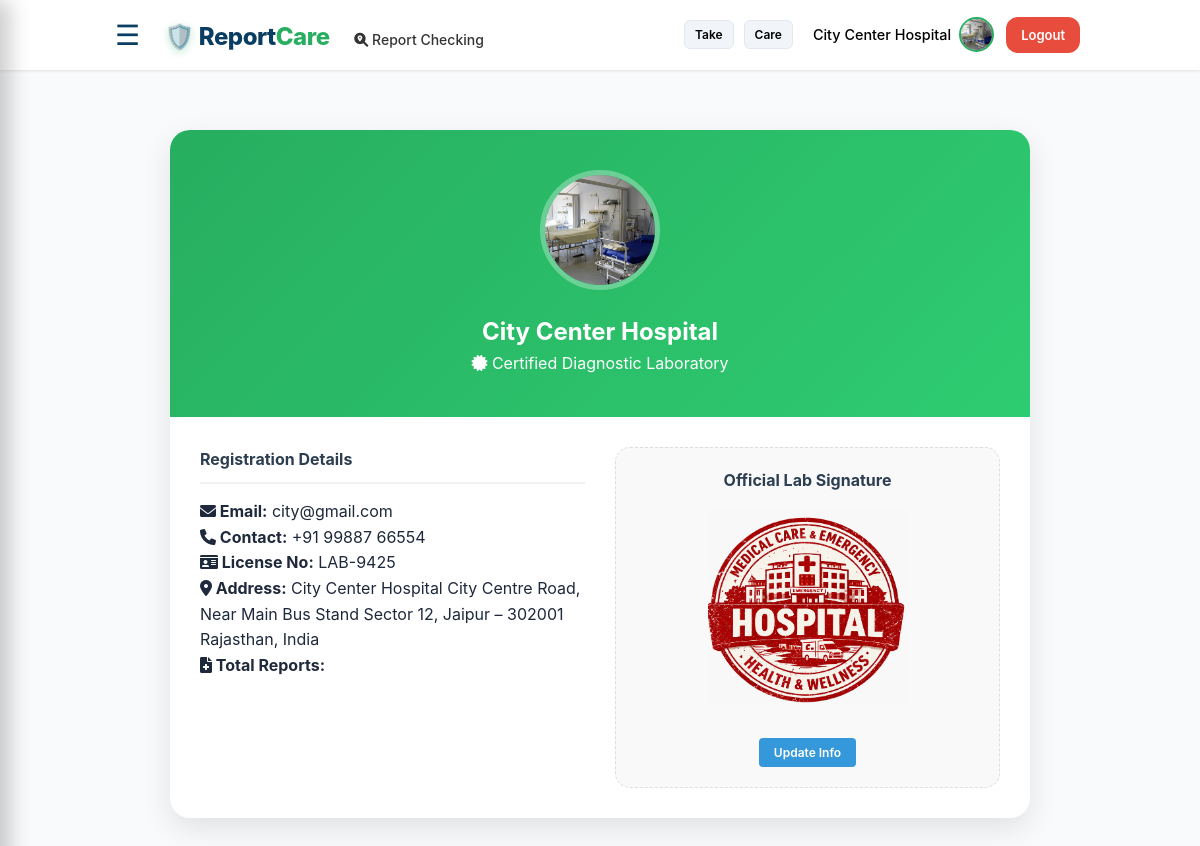
Screenshot of /lab-public-profile/1 (signed in) with the database file from the repository.
### app.py (models this page shows)
class User(db.Model):
    id = db.Column(db.Integer, primary_key=True)
    role = db.Column(db.String(20)) # 'Lab' or 'Other'
    email = db.Column(db.String(100), unique=True, nullable=False)
    password = db.Column(db.String(100), nullable=False)
    name = db.Column(db.String(100))
    phone = db.Column(db.String(20))
    address = db.Column(db.Text)
    license_no = db.Column(db.String(100)) # Special for Lab
    profile_pic = db.Column(db.String(200), default='default_user.png')
    signature_img = db.Column(db.String(200))

### app.py (the view)
@app.route('/lab-public-profile/<int:lab_id>')
def lab_public_profile(lab_id):
    lab = User.query.get_or_404(lab_id)
    return render_template('lab_details.html', lab=lab) # Wahi lab_detail.html use ho jayega

### app.py (called while the page is built)
@app.context_processor
def inject_user():
    user = User.query.get(session.get('user_id')) if 'user_id' in session else None
    return dict(current_user=user)

### templates/lab_details.html
{% extends "base.html" %}
{% block content %}
<div style="max-width: 900px; margin: 40px auto; padding: 20px;">
    <div style="background: white; border-radius: 20px; overflow: hidden; box-shadow: 0 10px 30px rgba(0,0,0,0.1);">
        <div style="background: linear-gradient(135deg, #27AE60, #2ecc71); padding: 40px; text-align: center; color: white;">
            <img src="{{ url_for('static', filename='uploads/profile_pictures/' + lab.profile_pic) }}"
                 style="width: 120px; height: 120px; border-radius: 50%; border: 5px solid rgba(255,255,255,0.3); object-fit: cover; margin-bottom: 15px;">
            <h2>{{ lab.name }}</h2>
            <p><i class="fas fa-certificate"></i> Certified Diagnostic Laboratory</p>
        </div>
        <div style="padding: 30px; display: grid; grid-template-columns: 1fr 1fr; gap: 30px;">
            <div>
                <h4 style="border-bottom: 2px solid #f1f1f1; padding-bottom: 10px; margin-bottom: 15px; color: #2c3e50;">Registration Details</h4>
                <p><strong><i class="fas fa-envelope"></i> Email:</strong> {{ lab.email }}</p>
                <p><strong><i class="fas fa-phone"></i> Contact:</strong> {{ lab.phone }}</p>
                <p><strong><i class="fas fa-id-card"></i> License No:</strong> {{ lab.license_no }}</p>
                <p><strong><i class="fas fa-map-marker-alt"></i> Address:</strong> {{ lab.address }}</p>
                <p><strong><i class="fas fa-file-medical"></i> Total Reports:</strong> {{ total_reports }}</p>
            </div>
            <div style="text-align: center; background: #f9f9f9; padding: 20px; border-radius: 15px; border: 1px dashed #ddd;">
                <h4 style="color: #2c3e50; margin-bottom: 15px;">Official Lab Signature</h4>
                {% if lab.signature_img %}
                    <img src="{{ url_for('static', filename='uploads/signatures/' + lab.signature_img) }}" style="max-width: 200px; mix-blend-mode: multiply;">
                {% else %}
                    <p style="color: #999;">No signature uploaded</p>
                {% endif %}
                <br><br>
                <a href="/profile" class="btn" style="font-size: 12px; background: #3498db; color: white; padding: 5px 15px; text-decoration: none; border-radius: 4px;">Update Info</a>
            </div>
        </div>
    </div>
</div>
{% endblock %}

### templates/base.html (shortened to what this page needs)
<!DOCTYPE html>
<html lang="en">
<head>
    <link rel="stylesheet" href="/static/css/style.css">
    <link rel="stylesheet" type="text/css" href="https://cdn.jsdelivr.net/npm/toastify-js/src/toastify.min.css">
    <link rel="stylesheet" href="https://cdnjs.cloudflare.com/ajax/libs/font-awesome/6.0.0/css/all.min.css">
</head>
<body>
<nav class="navbar">
    <div class="left">
        <span class="menu" onclick="toggleMenu()" style="margin-right: 15px; cursor:pointer;">☰</span>
        <span class="logo">
            <span class="shield">🛡️</span> Report<span style="color:#27AE60;">Care</span>
        </span>
        <a href="/verifyreport" style="margin-left: 20px; text-decoration: none; color: #333; font-size: 14px; font-weight: 500;">
        <i class="fas fa-search-location"></i> Report Checking
    </a>
    </div>
    <div class="right" style="display: flex; align-items: center; gap: 15px;">
        <div class="lang-buttons">
            <button>Take</button>
            <button>Care</button>
        </div>
        {% if current_user %}
            <div class="user-profile-nav" style="display: flex; align-items: center; gap: 12px;">
                <a href="/profile" style="display: flex; align-items: center; text-decoration: none; gap: 8px;">
                    <span style="color: black; font-size: 0.9rem; font-weight: 500;">{{ current_user.name }}</span>
                    <img src="{{ url_for('static', filename='uploads/profile_pictures/' + (current_user.profile_pic if current_user.profile_pic else 'default_user.png')) }}"
                         class="nav-profile-img" alt="Profile"
                         style="width: 35px; height: 35px; border-radius: 50%; object-fit: cover; border: 2px solid #27AE60;">
                </a>
                <a href="/logout" class="btn logout-btn" style="background-color: #e74c3c; padding: 6px 12px; font-size: 13px;">Logout</a>
            </div>
        {% else %}
            <a href="/login" class="btn">Login</a>
            <a href="/register" class="btn">Register</a>
        {% endif %}
    </div>
</nav>
{% block content %}{% endblock %}
</body>
</html>

### static/css/style.css (style rules this page uses)
:root { --primary: #0A3D62; --secondary: #27AE60; --accent: #10b981; --dark: #1e293b; --light: #f8fafc; --white: #ffffff; --shadow: 0 10px 25px -5px rgba(0, 0, 0, 0.1), 0 8px 10px -6px rgba(0, 0, 0, 0.1); --transition: all 0.3s cubic-bezier(0.4, 0, 0.2, 1); }
* { margin: 0; padding: 0; box-sizing: border-box; font-family: 'Inter', -apple-system, BlinkMacSystemFont, "Segoe UI", Roboto, sans-serif; }
body { background: var(--light); color: var(--dark); line-height: 1.6; }
.navbar { height: 70px; display: flex; align-items: center; justify-content: space-between; background: rgba(255, 255, 255, 0.95); backdrop-filter: blur(10px); padding: 0 10%; box-shadow: 0 1px 3px rgba(0,0,0,0.1); position: sticky; top: 0; z-index: 1200; transition: var(--transition); }
.logo { font-size: 24px; font-weight: 800; letter-spacing: -0.5px; color: var(--primary); text-decoration: none; }
.logo .shield { filter: drop-shadow(0 2px 4px rgba(39, 174, 96, 0.3)); }
.right button { background: #f1f5f9; border: 1px solid #e2e8f0; padding: 6px 12px; border-radius: 8px; margin-right: 5px; font-size: 12px; cursor: pointer; transition: var(--transition); }
.btn { padding: 10px 24px; border-radius: 12px; font-size: 14px; font-weight: 600; color: var(--white); text-decoration: none; background: var(--primary); transition: var(--transition); display: inline-block; }
.menu { font-size: 28px; cursor: pointer; color: var(--primary); padding: 5px; margin-left: -10px; transition: var(--transition); }
.right { display: flex; align-items: center; gap: 12px; }
.lang-buttons { display: flex; gap: 5px; }
.lang-buttons button { background: #f1f5f9; border: 1px solid #e2e8f0; padding: 6px 10px; border-radius: 6px; font-size: 12px; font-weight: 600; cursor: pointer; transition: var(--transition); }
.user-profile-nav { display: flex; align-items: center; gap: 12px; }
.nav-profile-img { width: 40px; height: 40px; border-radius: 50%; object-fit: cover; border: 2px solid var(--secondary); display: block; }
.logout-btn { background-color: #e74c3c !important; padding: 8px 15px !important; font-size: 13px !important; }

### rows the page displays
User: name "City Center Hospital", profile_pic (picture), email "city@gmail.com", phone "+91 99887 66554", license_no "LAB-9425", address "City Center Hospital City Centre Road, Near Main Bus Stand Sector 12, Jaipur – 302001 Rajasthan, India", signature_img (picture)
